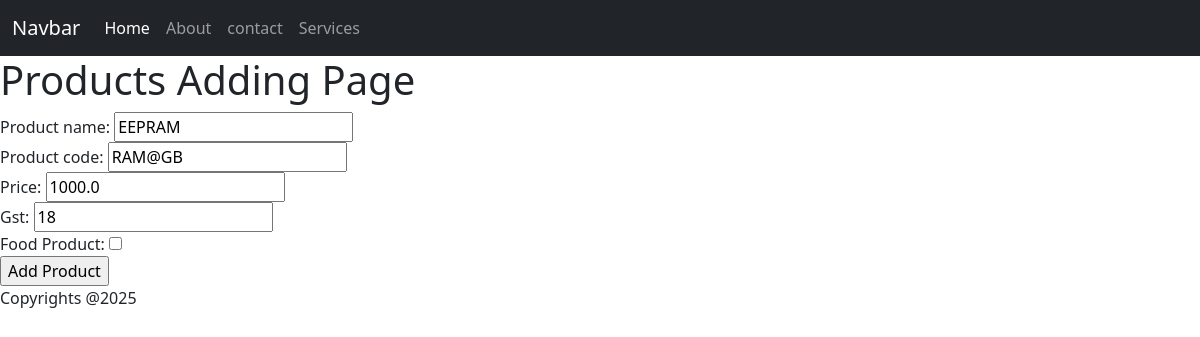
/inventory/products/update/1/, run on the app's committed database.
### Inventory/models.py (models this page shows, shortened)
class Product(models.Model):
    Product_name=models.CharField(max_length=200,null=True)
    Product_code=models.CharField(max_length=200,null=True)
    Price=models.FloatField(default=0)
    gst=models.IntegerField(default=0)
    Food_Product=models.BooleanField(default=False)

### Inventory/views.py (the view)
# urls.py: path('products/update/<int:id>/',Product_Update,name='product_update'),
def Product_Update(request,id):
    selected_product=Product.objects.get(id=id)
    context={
             "product_form":Product_Form(instance=selected_product)
    }
    if request.method=="POST":
        product_form=Product_Form(request.POST,instance=selected_product)
        if product_form.is_valid():
            product_form.save()
            return redirect('/inventory/products/')
    return  render(request,"products_add.html",context)

### Inventory/forms.py
class Product_Form(ModelForm):
    class Meta:
        model=Product
        fields='__all__'

### Frontend/templates/products_add.html (shortened to what this page needs)
{% extends 'base.html' %}
{% block content %}
    <h1>Products Adding Page</h1>
    <form action=" " method="POST">
        {{product_form}}
    <input type="submit" value="Add Product">
    </form>
{% endblock %}

### data on the page
Product: Product_name "EEPRAM", Product_code "RAM@GB", Price "1000.0", gst "18"
